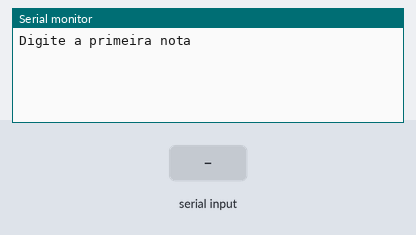
A sketch run on a simulated Arduino Uno, built with avr-gcc and run on an emulated ATmega328P. Parts: the last lines printed to the serial monitor. The test bench sets the inputs (shaded band).

Above: at 1.2 s.
1.3 s: "90,45,200\n" received over Serial
At 2.2 s:
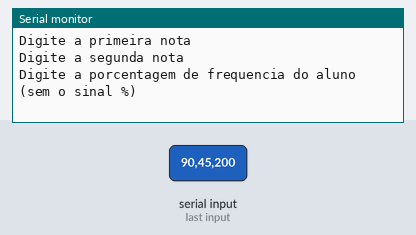
2.8 s: "30,150,10\n" received over Serial
At 5.5 s:
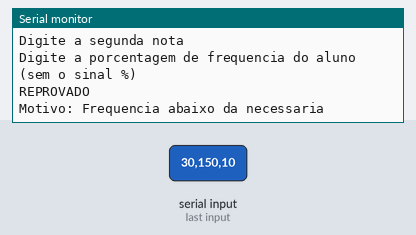

The sketch:

atividade_individual1.ino
```cpp
// C++ code
//
void setup()
{
 Serial.begin(9600);
}
float n1 = 0;
float n2 = 0;
float media = 0;
float frequencia;

void loop()
{
 Serial.println("Digite a primeira nota");
 while (! Serial.available());
 n1 = Serial.parseFloat();

 Serial.println("Digite a segunda nota");
 while (! Serial.available());
 n2 = Serial.parseFloat();

 Serial.println("Digite a porcentagem de frequencia do aluno (sem o sinal %)");
 while (! Serial.available());
 frequencia = Serial.parseFloat();

 media = (n1 + n2)/2;


 if(media >= 6 && media < 10 && frequencia >= 75){
 Serial.println("APROVADO");
 }else if(media == 10 && frequencia >= 75){
 Serial.println("APROVADO");
 Serial.println("Parabens! Nota maxima");
 }else if(media < 6 && frequencia >= 75){
 Serial.println("REPROVADO");
 Serial.println("Motivo: Nota abaixo da media necessaria");
 }else if(media >= 6 && frequencia < 75) {
 Serial.println("REPROVADO");
 Serial.println("Motivo: Frequencia abaixo da necessaria");
 }else if(media < 6 && frequencia < 75){
 Serial.println("REPROVADO");
 Serial.println("Motivo: Frequencia e nota abaixo da media necessaria");
 }
  delay(3000);
  Serial.println();
  Serial.println();
  Serial.println();
}
```

Measured:
- after the input at 1.3 s, the serial monitor: prints a new line at once (image 1)
- after the input at 2.8 s, the serial monitor: prints a new line after 1.6 s (image 2)
